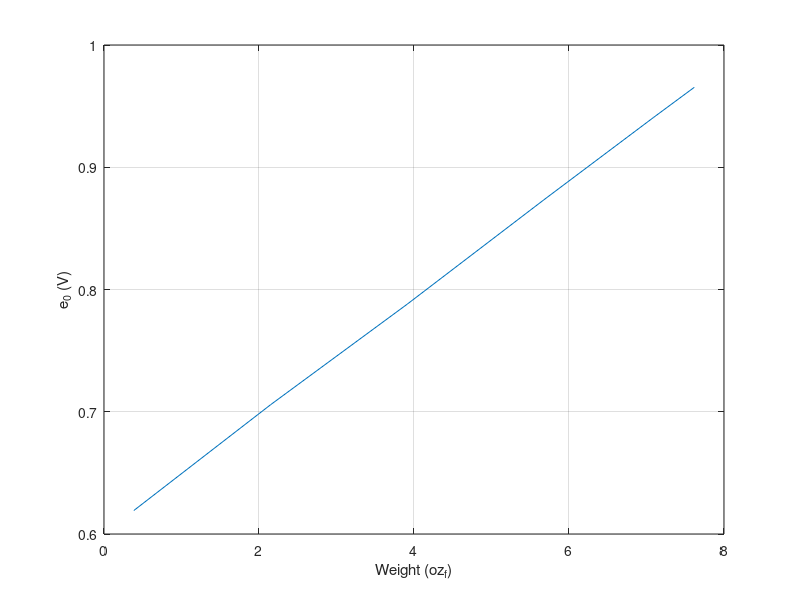

Reproduce this figure in MATLAB. (Note: this script raises an error after producing the figure.)
clear all; close all;

%% 1. Potentiometer Accelerometer 

% == Part a. ==

weights1 = ([10.9 60.9 110.9 160.9 200.9 215.9]/1000)*9.8 * 3.60; % N -> ozf
e0_weights1 = [619.2 705.7 788 873.4 940.6 965.4]/1000; % mV -> V

figure(1)
plot(weights1, e0_weights1); grid on
xlabel('Weight (oz_{f})'); ylabel('e_{0} (V)')

% slope of the line (V/ozf)
sensitivity = (e0_weights1(end) - e0_weights1(1)) / (weights1(end) - weights1(1));

% == Part b. ==

% the v2p5 folder contains functions to read .tdms files. Make sure to add
% this folder and subfolders to your path when you clone the repo 
filestruct1 = TDMS_readTDMSFile('JPL11.tdms');
e01 = filestruct1.data{5};

% time vector taken from the png plot
t1 = linspace(-0.6, 0.6, length(e01));

figure(2)
plot(t1, e01); grid on

% points taken from plot
overshoot = abs(0.519 - 0.594) / 0.594;
zeta1 = 0.56;

% overshoot is about half of a full oscillation
period1 = t1(54034) * 2;
omega_damped1 = 2*pi/period1;

% natural frequency 
omega_undamped1 = omega_damped1 / sqrt(1 - zeta1^2);

% this is kinda sketchy, not sure if it is correct.








